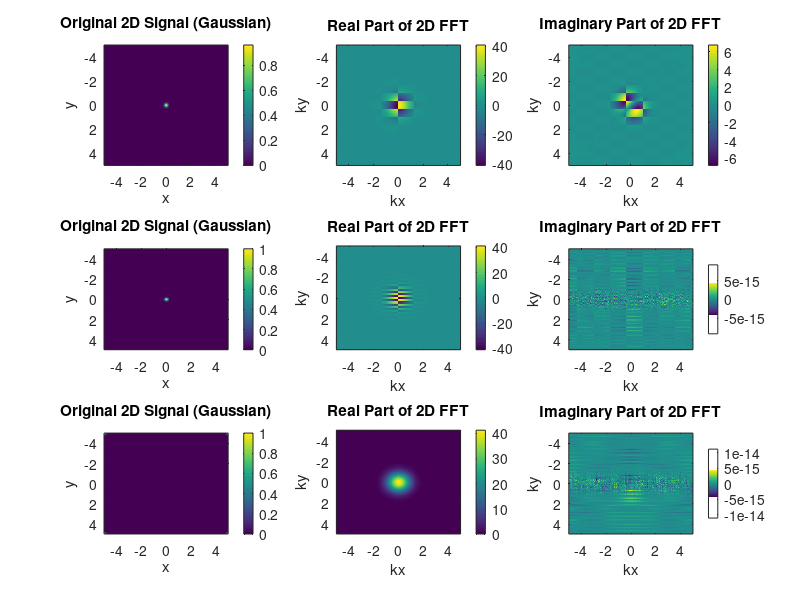

The MATLAB script that drew this image:
% Grid parameters
N = 256;   % Number of points in each dimension
x = linspace(-5, 5, N);
y = linspace(-5, 5, N);
[X, Y] = meshgrid(x, y);

% Example of a 2D even, real-valued signal (Gaussian)
sigma = .1;  % Standard deviation
f = exp(-(X.^2 + Y.^2)/(2*sigma^2));

% Compute the 2D FFT of the signal
F = fft2(f);
F1=F;
% Ensure the FFT is real (using fftshift to center the zero frequency component)
F_shifted = fftshift(F);
F_real = real(F_shifted);
F_imag = imag(F_shifted);

% Plot the original signal
figure;
subplot(3, 3, 1);
imagesc(x, y, f);
title('Original 2D Signal (Gaussian)');
xlabel('x');
ylabel('y');
colorbar;

% Plot the real part of the Fourier transform
subplot(3, 3, 2);
imagesc(x, y, F_real);
title('Real Part of 2D FFT');
xlabel('kx');
ylabel('ky');
colorbar;

% Plot the imaginary part of the Fourier transform
subplot(3, 3, 3);
imagesc(x, y, F_imag);
title('Imaginary Part of 2D FFT');
xlabel('kx');
ylabel('ky');
colorbar;


% Check if imaginary part is near zero (numerical stability)
disp('Maximum absolute value of imaginary part of FFT:');
disp(max(max(abs(imag(F_shifted)))));



N = 256;   % Number of points in each dimension
x = (2*(0:N-1)/N - 1)*5;
y = (2*(0:N-1)/N - 1)*5;
[X, Y] = meshgrid(x, y);

% Example of a 2D even, real-valued signal (Gaussian)
sigma = .1;  % Standard deviation
f = exp(-(X.^2 + Y.^2)/(2*sigma^2));

% Compute the 2D FFT of the signal
F = fft2(f);
F2=F;
% Ensure the FFT is real (using fftshift to center the zero frequency component)
F_shifted = fftshift(F);
F_real = real(F_shifted);
F_imag = imag(F_shifted);

% Plot the original signal

subplot(3, 3, 3+1);
imagesc(x, y, f);
title('Original 2D Signal (Gaussian)');
xlabel('x');
ylabel('y');
colorbar;

% Plot the real part of the Fourier transform
subplot(3, 3, 3+2);
imagesc(x, y, F_real);
title('Real Part of 2D FFT');
xlabel('kx');
ylabel('ky');
colorbar;

% Plot the imaginary part of the Fourier transform
subplot(3, 3, 3+3);
imagesc(x, y, F_imag);
title('Imaginary Part of 2D FFT');
xlabel('kx');
ylabel('ky');
colorbar;


% Check if imaginary part is near zero (numerical stability)
disp('Maximum absolute value of imaginary part of FFT:');
disp(max(max(abs(imag(F_shifted)))));




% Check if imaginary part is near zero (numerical stability)
disp('Maximum absolute value of imaginary part of FFT:');
disp(max(max(abs(imag(F_shifted)))));



N = 256;   % Number of points in each dimension
x = (2*(0:N-1)/N - 1)*5;
y = (2*(0:N-1)/N - 1)*5;
[X, Y] = meshgrid(x, y);

% Example of a 2D even, real-valued signal (Gaussian)
sigma = .1;  % Standard deviation
f = exp(-(X.^2 + Y.^2)/(2*sigma^2));
f = fftshift(f);

% Compute the 2D FFT of the signal
F = fft2(f);
F2=F;
% Ensure the FFT is real (using fftshift to center the zero frequency component)
F_shifted = fftshift(F);
F_real = real(F_shifted);
F_imag = imag(F_shifted);

% Plot the original signal

subplot(3, 3, 6+1);
imagesc(x, y, f);
title('Original 2D Signal (Gaussian)');
xlabel('x');
ylabel('y');
colorbar;

% Plot the real part of the Fourier transform
subplot(3, 3, 6+2);
imagesc(x, y, F_real);
title('Real Part of 2D FFT');
xlabel('kx');
ylabel('ky');
colorbar;

% Plot the imaginary part of the Fourier transform
subplot(3, 3, 6+3);
imagesc(x, y, F_imag);
title('Imaginary Part of 2D FFT');
xlabel('kx');
ylabel('ky');
colorbar;


% Check if imaginary part is near zero (numerical stability)
disp('Maximum absolute value of imaginary part of FFT:');
disp(max(max(abs(imag(F_shifted)))));